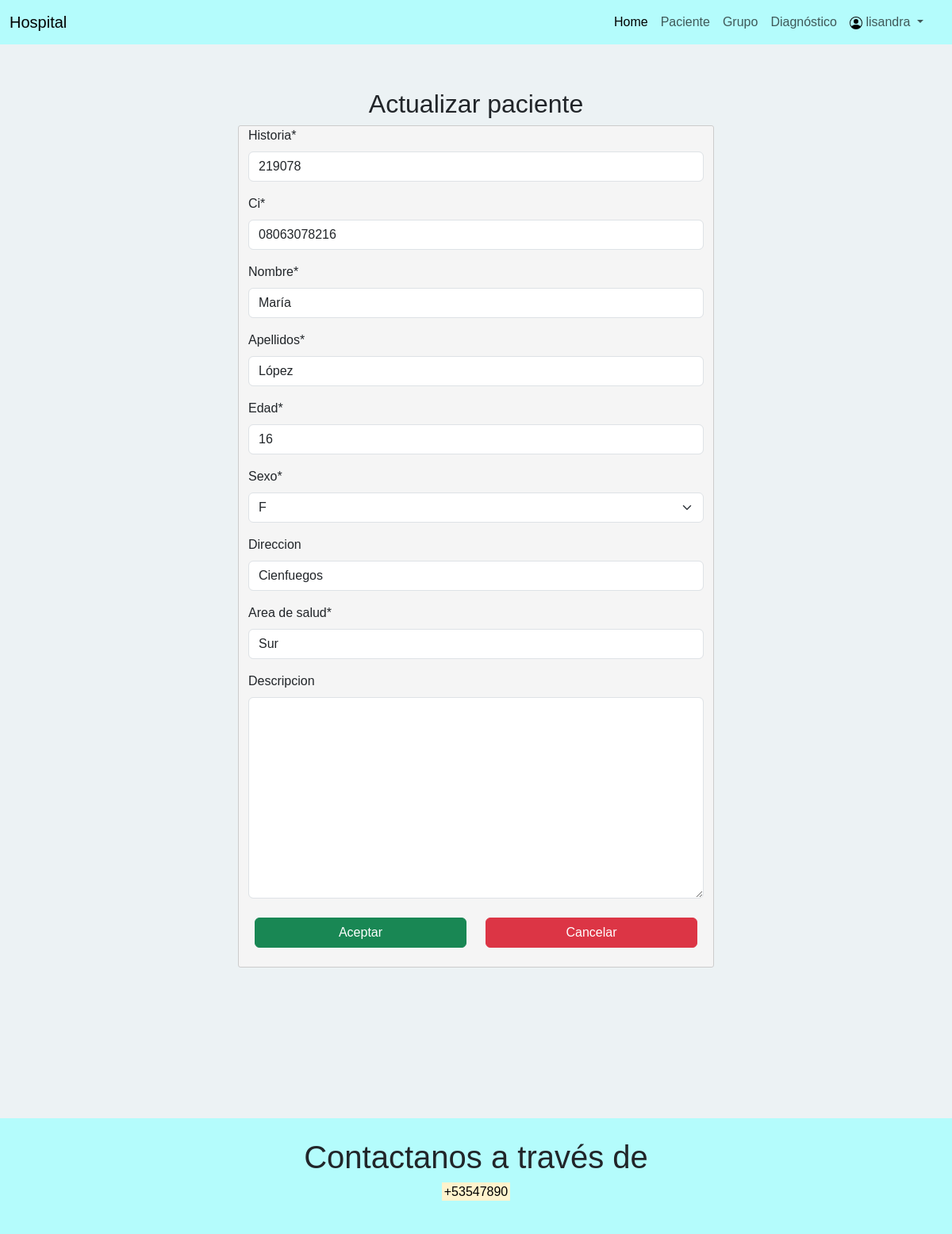
/Hospital/pacientes/actualizar/3 (signed in), run on the app's committed database.
### pacientes/models.py (models this page shows, shortened)
class Paciente(models.Model):
    class Tratamiento(models.TextChoices):
        medico = "Medico", _("Medico")
        alta = "Alta", _("Alta")
        estudio = "Estudio", _("Estudio")
        quirurgico = "Quirurgico", _("Quirurgico")
        urgencia = "Urgencia", _("Urgencia")
    class Sexo(models.TextChoices):
        masculino = "M", _("M")
        femenino = "F", _("F")
        otro = "Otro", _("Otro")
    historia = models.CharField(max_length=6, unique=True)
    ci = models.CharField(max_length=11, unique=True)
    nombre = models.CharField(max_length=30)
    apellidos = models.CharField(max_length=30)
    edad = models.PositiveIntegerField()
    sexo = models.CharField(max_length=10, choices=Sexo)
    direccion = models.CharField(max_length=60, blank=True)
    area_de_salud = models.CharField(max_length=20)
    descripcion = models.TextField(max_length=255, blank=True, null=True)
    class Meta:
        db_table = 'Paciente'
        verbose_name = 'paciente'
        verbose_name_plural = 'pacientes'
        ordering = ['historia']
        permissions = (("es_secretaria", "Puede administrar"),)

### pacientes/views.py (the view)
# urls.py: path('Hospital/pacientes/actualizar/<int:pk>', views.ModificarPaciente.as_view(), name='actualizar_paciente'),
class ModificarPaciente(UpdateView, PermissionRequiredMixin, LoginRequiredMixin):
    model = Paciente
    form_class = PacienteForm
    permission_required = "catalog.es_secretaria"
    template_name = "pacientes/actualizar.html"
    success_url = reverse_lazy("pacientes_lista")
    login_url = "/login/"
    redirect_field_name = "login"

### pacientes/forms.py
class PacienteForm(forms.ModelForm):
    class Meta:
        model = Paciente
        fields = '__all__'
        widgets = {
            'nombre': forms.TextInput(attrs={'class': 'texto'}),
            'apellidos': forms.TextInput(attrs={'class': 'texto'}),
            'direccion': forms.TextInput(attrs={'class': 'sin-ce'}),
            'area_de_salud': forms.TextInput(attrs={'class': 'sin-ce'})
        }

### pacientes/templates/pacientes/actualizar.html (shortened to what this page needs)
{% extends 'base.html' %}
{% load static %}
{% load crispy_forms_filters %}
{% block content %}
{% if perms.pacientes.es_secretaria %}
<div class="row justify-content-center align-items-center pt-2">
    <h2 class="text-sm-center mb-2">Actualizar paciente</h2>
    <form method="post" enctype="multipart/form-data" class="formulario">
        {{ form | crispy }}
        <div class="row p-2">
            <div class="col-md-6 mb-3">
                <input class="btn btn-success w-100" type="submit" value="Aceptar">
            </div>
            <div class="col-md-6 mb-3">
                <a class="btn btn-danger w-100" href="{% url 'home' %}">Cancelar</a>
            </div>
        </div>
    </form>
</div>
{% endif %}
{% endblock %}

### gestion/templates/base.html (shortened to what this page needs)
<!DOCTYPE html>
<html lang="en">
<head>
    {% load static %}
    <link rel="stylesheet" href="{% static 'css/sweetalert2/sweetalert2.min.css' %}">
    <link rel="stylesheet" href="{% static 'css/bootstrap/bootstrap.min.css' %}">
    <link rel="stylesheet" href="{% static 'css/style.css' %}">
</head>
<body>
    <header>
        <nav class="navbar navbar-expand-lg">
            <div class="container-fluid">
                <a class="navbar-brand" href="#">Hospital</a>
                <div class="offcanvas offcanvas-end" tabindex="-1" id="offcanvasNavbar"
                    aria-labelledby="offcanvasNavbarLabel">
                    <div class="offcanvas-body">
                        <ul class="navbar-nav justify-content-end flex-grow-1 pe-3">
                            <li class="nav-item">
                                <a class="nav-link active" aria-current="page" href="{% url 'home' %}">Home</a>
                            </li>
                            <li class="nav-item">
                                <a class="nav-link" href="{% url 'pacientes_lista' %}">Paciente</a>
                            </li>
                            <li class="nav-item">
                                <a class="nav-link" href="{% url 'grupos_lista' %}">Grupo</a>
                            </li>
                            <li class="nav-item">
                                <a class="nav-link" href="{% url 'diagnosticos_lista' %}">Diagnóstico</a>
                            </li>
                            <li class="nav-item dropdown">
                                {% if request.user.is_authenticated %}
                                <a class="nav-link dropdown-toggle" href="#" id="dropdownId" data-bs-toggle="dropdown"
                                    aria-haspopup="true" aria-expanded="false">
                                    <img src="{% static 'img/person-circle.svg' %}" alt="user" loading="lazy">
                                    <span>{{user.username}}</span>
                                </a>
                                {% endif %}
                            </li>
                        </ul>
                    </div>
                </div>
            </div>
        </nav>
    </header>
    <main>
        <div class="container-fluid pt-5">{% block content %}{% endblock content %}</div>
    </main>
    <footer>
        <center>
            <h1>Contactanos a través de</h1>
            <p><mark>+53547890</mark></p>
        </center>
    </footer>
</body>
</html>

### gestion/static/css/style.css (style rules this page uses)
body { width: auto; height: auto; font-family: Arial, Helvetica, sans-serif; font-size: medium; background-color: rgb(236, 242, 244); position: relative; }
main { min-height: 1500px; }
footer { position: absolute; width: 100%; bottom: 0; left: 0; padding: 25px 0; }
a:visited, a:link { text-decoration: none; }
header, footer { background-color: rgb(180, 252, 252); }
.formulario { width: 50%; background-color: whitesmoke; border: 1px solid #ccc; border-radius: 3px; -webkit-border-radius: 3px; -moz-border-radius: 3px; -ms-border-radius: 3px; -o-border-radius: 3px; }

### data on the page
Paciente: historia "219078", ci "08063078216", nombre "María", apellidos "López", edad "16", sexo "F", direccion "Cienfuegos", area_de_salud "Sur"

### other printed values
{{ user.username }} "lisandra"
